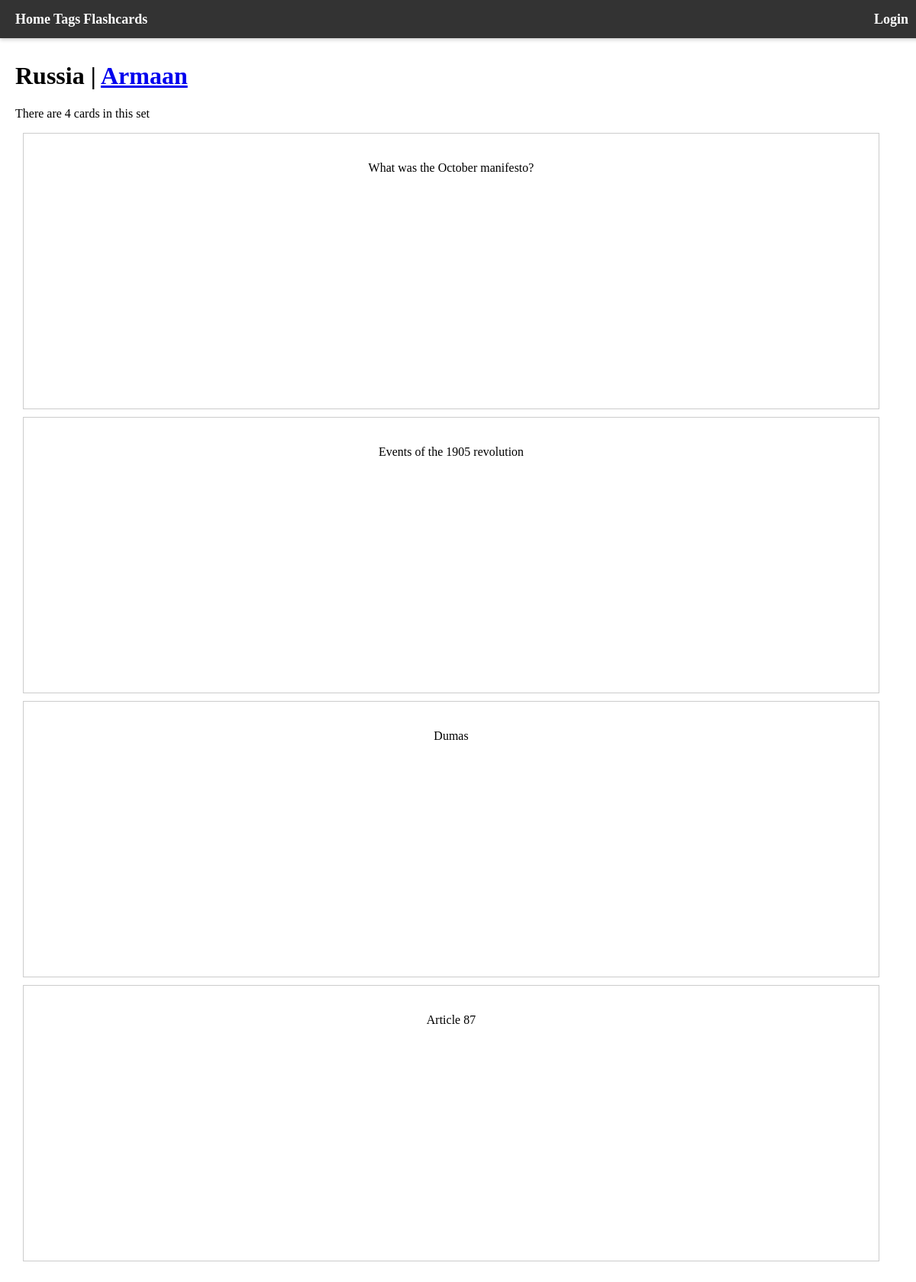
Page /flashcard/693dc990-c116-4957-abb5-3a87332e2013/Russia on the committed database.
### quizzes/models.py (models this page shows, shortened)
class Flashcard(models.Model):
    id = models.UUIDField(primary_key=True, default=uuid.uuid4, editable=False)
    title = models.CharField(max_length=255)
    private = models.BooleanField(default=True)
    user = models.ForeignKey("users.User", blank=True, null=True, on_delete=models.CASCADE)
    tags = models.ManyToManyField("info.Tags", blank=True, related_name="Flashcard")
    def all_cards(self):
        return self.keyword_set.all()
    def all_tags(self):
        return self.tags.all()

class Keyword(models.Model):
    id = models.UUIDField(primary_key=True, default=uuid.uuid4, editable=False)
    front = models.TextField()
    back  = models.TextField()
    flashcard = models.ForeignKey("Flashcard", blank=True, null=True, on_delete=models.CASCADE)

### users/models.py (models this page shows, shortened)
class User(AbstractUser):
    id = models.UUIDField(primary_key=True, default=uuid.uuid4, editable=False)

### quizzes/views/flashcard.py (the view)
# urls.py: path("flashcard/<uuid:id>/<str:title>", flashcard_view, name="flashcard_view"),
def flashcard_view(request, id, title):
    flashcard = get_object_or_404(Flashcard, id=id)
    tags = flashcard.all_tags()
    if flashcard.private:
        current_user = request.user
        if not current_user.is_authenticated:
            return HttpResponse("No can do")
        if current_user.id != flashcard.user.id:
            return HttpResponse("you are not allowed ")
    template = loader.get_template("flashcard.html")
    context = {
        "flashcard": flashcard,
        "keywords": flashcard.all_cards(),
        "User_x": flashcard.user,
        "tags": tags,
    }
    return HttpResponse(template.render(context, request))

### quizzes/templates/flashcard.html (shortened to what this page needs)
{% extends "base.html" %}
{% block content %}
<h1> {{flashcard.title}} | <a href="/user/{{User_x.id}}">{{User_x.username}}</a></h1>
<p> There are {{keywords|length}} cards in this set</p>
{% for card in keywords %}
<div class="flashcard" id="{{card.id}}" onclick="flipCard('{{card.id}}')">
    <div class="front">{{card.front | linebreaks}} </div>
</div>
{%endfor%}
{% endblock %}

### info/templates/base.html (style rules this page uses)
body, html { margin: 0; padding: 0; }

### quizzes/templates/flashcard.html (style rules this page uses)
.flashcard { width: 90vw; height: 40vh; border: 1px solid #ccc; padding: 20px; text-align: center; cursor: pointer; margin: 10px; }

### rows in the picture
Flashcard: title "Russia"
User: username "Armaan"
Keyword: front "What was the October manifesto?"
Keyword: front "Events of the 1905 revolution"
Keyword: front "Dumas"
Keyword: front "Article 87"

### other values in the picture
{{ keywords|length }} "4"
